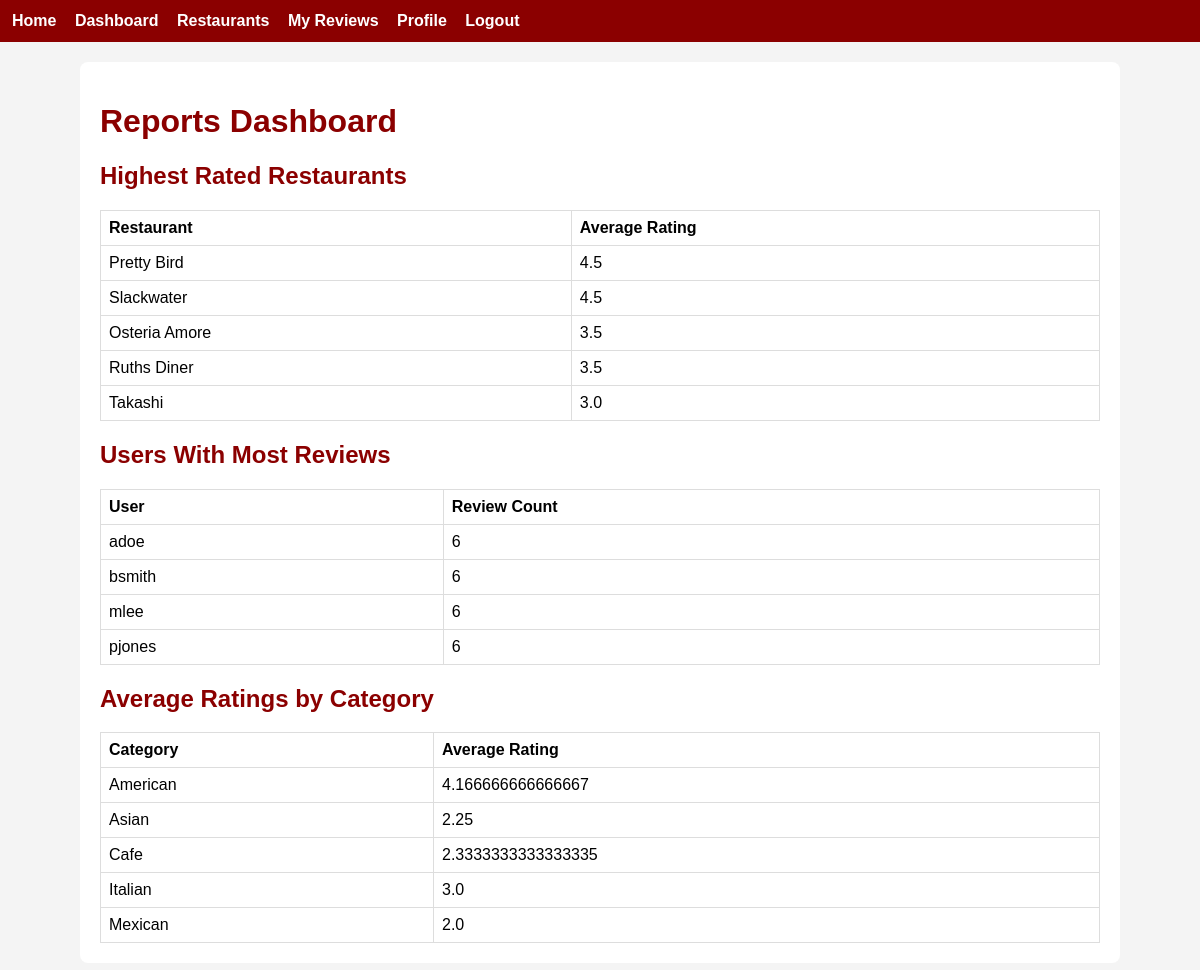
The app's page /reports/ (signed in) with its own data.
### foodapp/models.py (models this page shows, shortened)
class Restaurant(models.Model):
    name = models.CharField(max_length=150)
    location = models.CharField(max_length=150)
    description = models.TextField()
    category = models.ForeignKey(Category, on_delete=models.CASCADE)

class Category(models.Model):
    name = models.CharField(max_length=100, unique=True)

### foodapp/views.py (the view)
# urls.py: path('reports/', views.reports_dashboard, name='reports_dashboard'),
@admin_required
def reports_dashboard(request):
    top_restaurants = Restaurant.objects.annotate(
        avg_rating=Avg('review__rating')
    ).order_by('-avg_rating')[:5]
    top_users = User.objects.annotate(
        review_total=Count('review')
    ).order_by('-review_total')[:5]
    ratings_by_category = Restaurant.objects.values(
        'category__name'
    ).annotate(
        avg_rating=Avg('review__rating')
    ).order_by('category__name')
    return render(request, 'foodapp/reports.html', {
        'top_restaurants': top_restaurants,
        'top_users': top_users,
        'ratings_by_category': ratings_by_category,
    })

### foodapp/templates/foodapp/reports.html
{% extends 'foodapp/base.html' %}
{% block content %}
<h1>Reports Dashboard</h1>
<h2>Highest Rated Restaurants</h2>
<table>
<tr><th>Restaurant</th><th>Average Rating</th></tr>
{% for restaurant in top_restaurants %}
<tr><td>{{ restaurant.name }}</td><td>{{ restaurant.avg_rating|default:'No ratings' }}</td></tr>
{% endfor %}
</table>
<h2>Users With Most Reviews</h2>
<table>
<tr><th>User</th><th>Review Count</th></tr>
{% for user in top_users %}
<tr><td>{{ user.username }}</td><td>{{ user.review_total }}</td></tr>
{% endfor %}
</table>
<h2>Average Ratings by Category</h2>
<table>
<tr><th>Category</th><th>Average Rating</th></tr>
{% for item in ratings_by_category %}
<tr><td>{{ item.category__name }}</td><td>{{ item.avg_rating|default:'No ratings' }}</td></tr>
{% endfor %}
</table>
{% endblock %}

### foodapp/static/foodapp/css/styles.css (style rules this page uses)
body { font-family: Arial, sans-serif; background: #f4f4f4; margin: 0; }
h1, h2, h3 { color: #8b0000; }
table { width: 100%; border-collapse: collapse; margin-top: 10px; }
th, td { border: 1px solid #ddd; padding: 8px; text-align: left; }

### records on screen
Restaurant: name "Pretty Bird", avg_rating "4.5"
Restaurant: name "Slackwater", avg_rating "4.5"
Restaurant: name "Osteria Amore", avg_rating "3.5"
Restaurant: name "Ruths Diner", avg_rating "3.5"
Restaurant: name "Takashi", avg_rating "3.0"
Category: category__name "American", avg_rating "4.166666666666667"
Category: category__name "Asian", avg_rating "2.25"
Category: category__name "Cafe", avg_rating "2.3333333333333335"
Category: category__name "Italian", avg_rating "3.0"
Category: category__name "Mexican", avg_rating "2.0"

### other values on screen
{{ user.username }} "adoe"
{{ user.review_total }} "6"
{{ user.username }} "bsmith"
{{ user.username }} "mlee"
{{ user.username }} "pjones"
